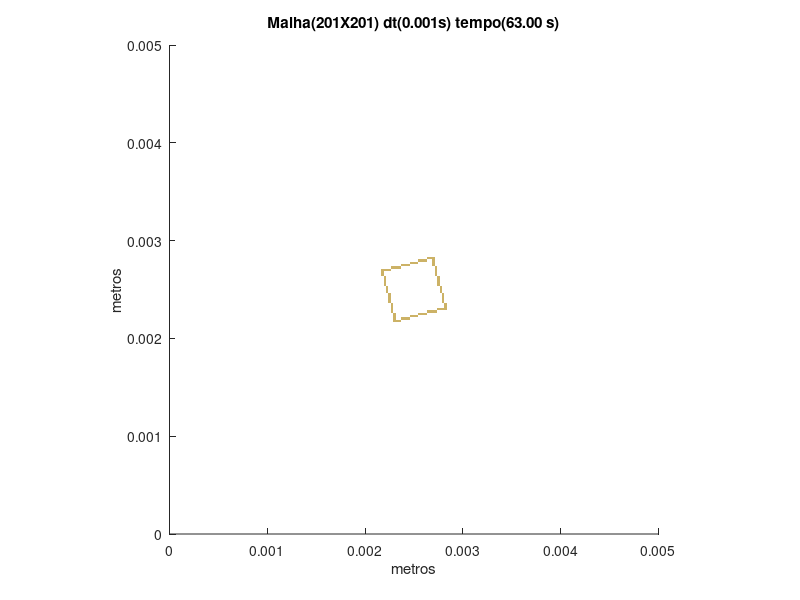

Reproduce this figure in MATLAB.
set (gca,'PlotBoxAspectRatio',[1 1 1],'Xlim',[0,0.005],'Ylim',[0,0.005])
hold on
title('Malha(201X201) dt(0.001s) tempo(63.00 s)')
hold on
ylabel('metros')
hold on
xlabel('metros')
hold on

fill([0.00228855721393035 0.00228855721393035 0.0023134328358209 0.0023134328358209],[0.00216417910447761 0.00218905472636816 0.00218905472636816 0.00216417910447761],[0.8,0.7,0.4],'LineStyle','none')

fill([0.0023134328358209 0.0023134328358209 0.00233830845771144 0.00233830845771144],[0.00216417910447761 0.00218905472636816 0.00218905472636816 0.00216417910447761],[0.8,0.7,0.4],'LineStyle','none')

fill([0.00233830845771144 0.00233830845771144 0.00236318407960199 0.00236318407960199],[0.00216417910447761 0.00218905472636816 0.00218905472636816 0.00216417910447761],[0.8,0.7,0.4],'LineStyle','none')

fill([0.00228855721393035 0.00228855721393035 0.0023134328358209 0.0023134328358209],[0.00218905472636816 0.00221393034825871 0.00221393034825871 0.00218905472636816],[0.8,0.7,0.4],'LineStyle','none')

fill([0.00236318407960199 0.00236318407960199 0.00238805970149254 0.00238805970149254],[0.00218905472636816 0.00221393034825871 0.00221393034825871 0.00218905472636816],[0.8,0.7,0.4],'LineStyle','none')

fill([0.00238805970149254 0.00238805970149254 0.00241293532338308 0.00241293532338308],[0.00218905472636816 0.00221393034825871 0.00221393034825871 0.00218905472636816],[0.8,0.7,0.4],'LineStyle','none')

fill([0.00241293532338308 0.00241293532338308 0.00243781094527363 0.00243781094527363],[0.00218905472636816 0.00221393034825871 0.00221393034825871 0.00218905472636816],[0.8,0.7,0.4],'LineStyle','none')

fill([0.00243781094527363 0.00243781094527363 0.00246268656716418 0.00246268656716418],[0.00218905472636816 0.00221393034825871 0.00221393034825871 0.00218905472636816],[0.8,0.7,0.4],'LineStyle','none')

fill([0.00228855721393035 0.00228855721393035 0.0023134328358209 0.0023134328358209],[0.00221393034825871 0.00223880597014925 0.00223880597014925 0.00221393034825871],[0.8,0.7,0.4],'LineStyle','none')

fill([0.00246268656716418 0.00246268656716418 0.00248756218905473 0.00248756218905473],[0.00221393034825871 0.00223880597014925 0.00223880597014925 0.00221393034825871],[0.8,0.7,0.4],'LineStyle','none')

fill([0.00248756218905473 0.00248756218905473 0.00251243781094527 0.00251243781094527],[0.00221393034825871 0.00223880597014925 0.00223880597014925 0.00221393034825871],[0.8,0.7,0.4],'LineStyle','none')

fill([0.00251243781094527 0.00251243781094527 0.00253731343283582 0.00253731343283582],[0.00221393034825871 0.00223880597014925 0.00223880597014925 0.00221393034825871],[0.8,0.7,0.4],'LineStyle','none')

fill([0.00228855721393035 0.00228855721393035 0.0023134328358209 0.0023134328358209],[0.00223880597014925 0.0022636815920398 0.0022636815920398 0.00223880597014925],[0.8,0.7,0.4],'LineStyle','none')

fill([0.00253731343283582 0.00253731343283582 0.00256218905472637 0.00256218905472637],[0.00223880597014925 0.0022636815920398 0.0022636815920398 0.00223880597014925],[0.8,0.7,0.4],'LineStyle','none')

fill([0.00256218905472637 0.00256218905472637 0.00258706467661692 0.00258706467661692],[0.00223880597014925 0.0022636815920398 0.0022636815920398 0.00223880597014925],[0.8,0.7,0.4],'LineStyle','none')

fill([0.00258706467661692 0.00258706467661692 0.00261194029850746 0.00261194029850746],[0.00223880597014925 0.0022636815920398 0.0022636815920398 0.00223880597014925],[0.8,0.7,0.4],'LineStyle','none')

fill([0.00261194029850746 0.00261194029850746 0.00263681592039801 0.00263681592039801],[0.00223880597014925 0.0022636815920398 0.0022636815920398 0.00223880597014925],[0.8,0.7,0.4],'LineStyle','none')

fill([0.0022636815920398 0.0022636815920398 0.00228855721393035 0.00228855721393035],[0.0022636815920398 0.00228855721393035 0.00228855721393035 0.0022636815920398],[0.8,0.7,0.4],'LineStyle','none')

fill([0.00263681592039801 0.00263681592039801 0.00266169154228856 0.00266169154228856],[0.0022636815920398 0.00228855721393035 0.00228855721393035 0.0022636815920398],[0.8,0.7,0.4],'LineStyle','none')

fill([0.00266169154228856 0.00266169154228856 0.0026865671641791 0.0026865671641791],[0.0022636815920398 0.00228855721393035 0.00228855721393035 0.0022636815920398],[0.8,0.7,0.4],'LineStyle','none')

fill([0.0026865671641791 0.0026865671641791 0.00271144278606965 0.00271144278606965],[0.0022636815920398 0.00228855721393035 0.00228855721393035 0.0022636815920398],[0.8,0.7,0.4],'LineStyle','none')

fill([0.00271144278606965 0.00271144278606965 0.0027363184079602 0.0027363184079602],[0.0022636815920398 0.00228855721393035 0.00228855721393035 0.0022636815920398],[0.8,0.7,0.4],'LineStyle','none')

fill([0.0022636815920398 0.0022636815920398 0.00228855721393035 0.00228855721393035],[0.00228855721393035 0.0023134328358209 0.0023134328358209 0.00228855721393035],[0.8,0.7,0.4],'LineStyle','none')

fill([0.0027363184079602 0.0027363184079602 0.00276119402985075 0.00276119402985075],[0.00228855721393035 0.0023134328358209 0.0023134328358209 0.00228855721393035],[0.8,0.7,0.4],'LineStyle','none')

fill([0.00276119402985075 0.00276119402985075 0.00278606965174129 0.00278606965174129],[0.00228855721393035 0.0023134328358209 0.0023134328358209 0.00228855721393035],[0.8,0.7,0.4],'LineStyle','none')

fill([0.00278606965174129 0.00278606965174129 0.00281094527363184 0.00281094527363184],[0.00228855721393035 0.0023134328358209 0.0023134328358209 0.00228855721393035],[0.8,0.7,0.4],'LineStyle','none')

fill([0.00281094527363184 0.00281094527363184 0.00283582089552239 0.00283582089552239],[0.00228855721393035 0.0023134328358209 0.0023134328358209 0.00228855721393035],[0.8,0.7,0.4],'LineStyle','none')

fill([0.0022636815920398 0.0022636815920398 0.00228855721393035 0.00228855721393035],[0.0023134328358209 0.00233830845771144 0.00233830845771144 0.0023134328358209],[0.8,0.7,0.4],'LineStyle','none')

fill([0.00281094527363184 0.00281094527363184 0.00283582089552239 0.00283582089552239],[0.0023134328358209 0.00233830845771144 0.00233830845771144 0.0023134328358209],[0.8,0.7,0.4],'LineStyle','none')

fill([0.0022636815920398 0.0022636815920398 0.00228855721393035 0.00228855721393035],[0.00233830845771144 0.00236318407960199 0.00236318407960199 0.00233830845771144],[0.8,0.7,0.4],'LineStyle','none')

fill([0.00281094527363184 0.00281094527363184 0.00283582089552239 0.00283582089552239],[0.00233830845771144 0.00236318407960199 0.00236318407960199 0.00233830845771144],[0.8,0.7,0.4],'LineStyle','none')

fill([0.00223880597014925 0.00223880597014925 0.0022636815920398 0.0022636815920398],[0.00236318407960199 0.00238805970149254 0.00238805970149254 0.00236318407960199],[0.8,0.7,0.4],'LineStyle','none')

fill([0.00278606965174129 0.00278606965174129 0.00281094527363184 0.00281094527363184],[0.00236318407960199 0.00238805970149254 0.00238805970149254 0.00236318407960199],[0.8,0.7,0.4],'LineStyle','none')

fill([0.00223880597014925 0.00223880597014925 0.0022636815920398 0.0022636815920398],[0.00238805970149254 0.00241293532338308 0.00241293532338308 0.00238805970149254],[0.8,0.7,0.4],'LineStyle','none')

fill([0.00278606965174129 0.00278606965174129 0.00281094527363184 0.00281094527363184],[0.00238805970149254 0.00241293532338308 0.00241293532338308 0.00238805970149254],[0.8,0.7,0.4],'LineStyle','none')

fill([0.00223880597014925 0.00223880597014925 0.0022636815920398 0.0022636815920398],[0.00241293532338308 0.00243781094527363 0.00243781094527363 0.00241293532338308],[0.8,0.7,0.4],'LineStyle','none')

fill([0.00278606965174129 0.00278606965174129 0.00281094527363184 0.00281094527363184],[0.00241293532338308 0.00243781094527363 0.00243781094527363 0.00241293532338308],[0.8,0.7,0.4],'LineStyle','none')

fill([0.00223880597014925 0.00223880597014925 0.0022636815920398 0.0022636815920398],[0.00243781094527363 0.00246268656716418 0.00246268656716418 0.00243781094527363],[0.8,0.7,0.4],'LineStyle','none')

fill([0.00278606965174129 0.00278606965174129 0.00281094527363184 0.00281094527363184],[0.00243781094527363 0.00246268656716418 0.00246268656716418 0.00243781094527363],[0.8,0.7,0.4],'LineStyle','none')

fill([0.00221393034825871 0.00221393034825871 0.00223880597014925 0.00223880597014925],[0.00246268656716418 0.00248756218905473 0.00248756218905473 0.00246268656716418],[0.8,0.7,0.4],'LineStyle','none')

fill([0.00276119402985075 0.00276119402985075 0.00278606965174129 0.00278606965174129],[0.00246268656716418 0.00248756218905473 0.00248756218905473 0.00246268656716418],[0.8,0.7,0.4],'LineStyle','none')

fill([0.00221393034825871 0.00221393034825871 0.00223880597014925 0.00223880597014925],[0.00248756218905473 0.00251243781094527 0.00251243781094527 0.00248756218905473],[0.8,0.7,0.4],'LineStyle','none')

fill([0.00276119402985075 0.00276119402985075 0.00278606965174129 0.00278606965174129],[0.00248756218905473 0.00251243781094527 0.00251243781094527 0.00248756218905473],[0.8,0.7,0.4],'LineStyle','none')

fill([0.00221393034825871 0.00221393034825871 0.00223880597014925 0.00223880597014925],[0.00251243781094527 0.00253731343283582 0.00253731343283582 0.00251243781094527],[0.8,0.7,0.4],'LineStyle','none')

fill([0.00276119402985075 0.00276119402985075 0.00278606965174129 0.00278606965174129],[0.00251243781094527 0.00253731343283582 0.00253731343283582 0.00251243781094527],[0.8,0.7,0.4],'LineStyle','none')

fill([0.00218905472636816 0.00218905472636816 0.00221393034825871 0.00221393034825871],[0.00253731343283582 0.00256218905472637 0.00256218905472637 0.00253731343283582],[0.8,0.7,0.4],'LineStyle','none')

fill([0.0027363184079602 0.0027363184079602 0.00276119402985075 0.00276119402985075],[0.00253731343283582 0.00256218905472637 0.00256218905472637 0.00253731343283582],[0.8,0.7,0.4],'LineStyle','none')

fill([0.00218905472636816 0.00218905472636816 0.00221393034825871 0.00221393034825871],[0.00256218905472637 0.00258706467661692 0.00258706467661692 0.00256218905472637],[0.8,0.7,0.4],'LineStyle','none')

fill([0.0027363184079602 0.0027363184079602 0.00276119402985075 0.00276119402985075],[0.00256218905472637 0.00258706467661692 0.00258706467661692 0.00256218905472637],[0.8,0.7,0.4],'LineStyle','none')

fill([0.00218905472636816 0.00218905472636816 0.00221393034825871 0.00221393034825871],[0.00258706467661692 0.00261194029850746 0.00261194029850746 0.00258706467661692],[0.8,0.7,0.4],'LineStyle','none')

fill([0.0027363184079602 0.0027363184079602 0.00276119402985075 0.00276119402985075],[0.00258706467661692 0.00261194029850746 0.00261194029850746 0.00258706467661692],[0.8,0.7,0.4],'LineStyle','none')

fill([0.00218905472636816 0.00218905472636816 0.00221393034825871 0.00221393034825871],[0.00261194029850746 0.00263681592039801 0.00263681592039801 0.00261194029850746],[0.8,0.7,0.4],'LineStyle','none')

fill([0.0027363184079602 0.0027363184079602 0.00276119402985075 0.00276119402985075],[0.00261194029850746 0.00263681592039801 0.00263681592039801 0.00261194029850746],[0.8,0.7,0.4],'LineStyle','none')

fill([0.00216417910447761 0.00216417910447761 0.00218905472636816 0.00218905472636816],[0.00263681592039801 0.00266169154228856 0.00266169154228856 0.00263681592039801],[0.8,0.7,0.4],'LineStyle','none')

fill([0.00271144278606965 0.00271144278606965 0.0027363184079602 0.0027363184079602],[0.00263681592039801 0.00266169154228856 0.00266169154228856 0.00263681592039801],[0.8,0.7,0.4],'LineStyle','none')

fill([0.00216417910447761 0.00216417910447761 0.00218905472636816 0.00218905472636816],[0.00266169154228856 0.0026865671641791 0.0026865671641791 0.00266169154228856],[0.8,0.7,0.4],'LineStyle','none')

fill([0.00271144278606965 0.00271144278606965 0.0027363184079602 0.0027363184079602],[0.00266169154228856 0.0026865671641791 0.0026865671641791 0.00266169154228856],[0.8,0.7,0.4],'LineStyle','none')

fill([0.00216417910447761 0.00216417910447761 0.00218905472636816 0.00218905472636816],[0.0026865671641791 0.00271144278606965 0.00271144278606965 0.0026865671641791],[0.8,0.7,0.4],'LineStyle','none')

fill([0.00218905472636816 0.00218905472636816 0.00221393034825871 0.00221393034825871],[0.0026865671641791 0.00271144278606965 0.00271144278606965 0.0026865671641791],[0.8,0.7,0.4],'LineStyle','none')

fill([0.00221393034825871 0.00221393034825871 0.00223880597014925 0.00223880597014925],[0.0026865671641791 0.00271144278606965 0.00271144278606965 0.0026865671641791],[0.8,0.7,0.4],'LineStyle','none')

fill([0.00223880597014925 0.00223880597014925 0.0022636815920398 0.0022636815920398],[0.0026865671641791 0.00271144278606965 0.00271144278606965 0.0026865671641791],[0.8,0.7,0.4],'LineStyle','none')

fill([0.00271144278606965 0.00271144278606965 0.0027363184079602 0.0027363184079602],[0.0026865671641791 0.00271144278606965 0.00271144278606965 0.0026865671641791],[0.8,0.7,0.4],'LineStyle','none')

fill([0.0022636815920398 0.0022636815920398 0.00228855721393035 0.00228855721393035],[0.00271144278606965 0.0027363184079602 0.0027363184079602 0.00271144278606965],[0.8,0.7,0.4],'LineStyle','none')

fill([0.00228855721393035 0.00228855721393035 0.0023134328358209 0.0023134328358209],[0.00271144278606965 0.0027363184079602 0.0027363184079602 0.00271144278606965],[0.8,0.7,0.4],'LineStyle','none')

fill([0.0023134328358209 0.0023134328358209 0.00233830845771144 0.00233830845771144],[0.00271144278606965 0.0027363184079602 0.0027363184079602 0.00271144278606965],[0.8,0.7,0.4],'LineStyle','none')

fill([0.00233830845771144 0.00233830845771144 0.00236318407960199 0.00236318407960199],[0.00271144278606965 0.0027363184079602 0.0027363184079602 0.00271144278606965],[0.8,0.7,0.4],'LineStyle','none')

fill([0.00271144278606965 0.00271144278606965 0.0027363184079602 0.0027363184079602],[0.00271144278606965 0.0027363184079602 0.0027363184079602 0.00271144278606965],[0.8,0.7,0.4],'LineStyle','none')

fill([0.00236318407960199 0.00236318407960199 0.00238805970149254 0.00238805970149254],[0.0027363184079602 0.00276119402985075 0.00276119402985075 0.0027363184079602],[0.8,0.7,0.4],'LineStyle','none')

fill([0.00238805970149254 0.00238805970149254 0.00241293532338308 0.00241293532338308],[0.0027363184079602 0.00276119402985075 0.00276119402985075 0.0027363184079602],[0.8,0.7,0.4],'LineStyle','none')

fill([0.00241293532338308 0.00241293532338308 0.00243781094527363 0.00243781094527363],[0.0027363184079602 0.00276119402985075 0.00276119402985075 0.0027363184079602],[0.8,0.7,0.4],'LineStyle','none')

fill([0.00243781094527363 0.00243781094527363 0.00246268656716418 0.00246268656716418],[0.0027363184079602 0.00276119402985075 0.00276119402985075 0.0027363184079602],[0.8,0.7,0.4],'LineStyle','none')

fill([0.0026865671641791 0.0026865671641791 0.00271144278606965 0.00271144278606965],[0.0027363184079602 0.00276119402985075 0.00276119402985075 0.0027363184079602],[0.8,0.7,0.4],'LineStyle','none')

fill([0.00246268656716418 0.00246268656716418 0.00248756218905473 0.00248756218905473],[0.00276119402985075 0.00278606965174129 0.00278606965174129 0.00276119402985075],[0.8,0.7,0.4],'LineStyle','none')

fill([0.00248756218905473 0.00248756218905473 0.00251243781094527 0.00251243781094527],[0.00276119402985075 0.00278606965174129 0.00278606965174129 0.00276119402985075],[0.8,0.7,0.4],'LineStyle','none')

fill([0.00251243781094527 0.00251243781094527 0.00253731343283582 0.00253731343283582],[0.00276119402985075 0.00278606965174129 0.00278606965174129 0.00276119402985075],[0.8,0.7,0.4],'LineStyle','none')

fill([0.0026865671641791 0.0026865671641791 0.00271144278606965 0.00271144278606965],[0.00276119402985075 0.00278606965174129 0.00278606965174129 0.00276119402985075],[0.8,0.7,0.4],'LineStyle','none')

fill([0.00253731343283582 0.00253731343283582 0.00256218905472637 0.00256218905472637],[0.00278606965174129 0.00281094527363184 0.00281094527363184 0.00278606965174129],[0.8,0.7,0.4],'LineStyle','none')

fill([0.00256218905472637 0.00256218905472637 0.00258706467661692 0.00258706467661692],[0.00278606965174129 0.00281094527363184 0.00281094527363184 0.00278606965174129],[0.8,0.7,0.4],'LineStyle','none')

fill([0.00258706467661692 0.00258706467661692 0.00261194029850746 0.00261194029850746],[0.00278606965174129 0.00281094527363184 0.00281094527363184 0.00278606965174129],[0.8,0.7,0.4],'LineStyle','none')

fill([0.00261194029850746 0.00261194029850746 0.00263681592039801 0.00263681592039801],[0.00278606965174129 0.00281094527363184 0.00281094527363184 0.00278606965174129],[0.8,0.7,0.4],'LineStyle','none')

fill([0.0026865671641791 0.0026865671641791 0.00271144278606965 0.00271144278606965],[0.00278606965174129 0.00281094527363184 0.00281094527363184 0.00278606965174129],[0.8,0.7,0.4],'LineStyle','none')

fill([0.00263681592039801 0.00263681592039801 0.00266169154228856 0.00266169154228856],[0.00281094527363184 0.00283582089552239 0.00283582089552239 0.00281094527363184],[0.8,0.7,0.4],'LineStyle','none')

fill([0.00266169154228856 0.00266169154228856 0.0026865671641791 0.0026865671641791],[0.00281094527363184 0.00283582089552239 0.00283582089552239 0.00281094527363184],[0.8,0.7,0.4],'LineStyle','none')

fill([0.0026865671641791 0.0026865671641791 0.00271144278606965 0.00271144278606965],[0.00281094527363184 0.00283582089552239 0.00283582089552239 0.00281094527363184],[0.8,0.7,0.4],'LineStyle','none')
